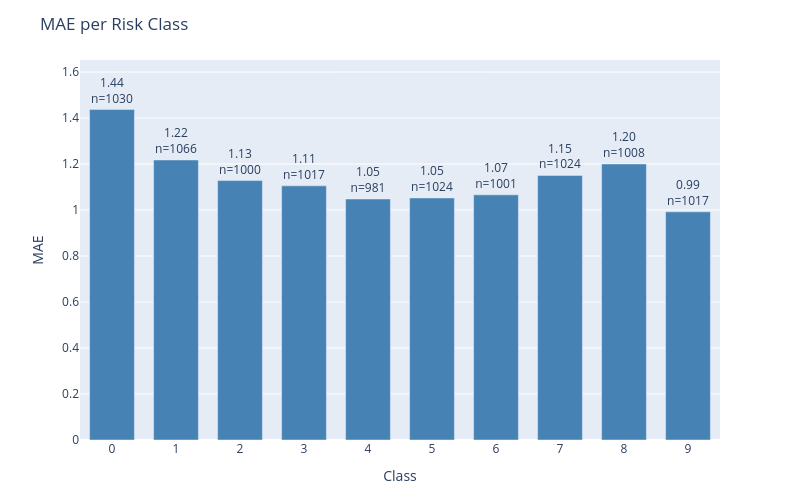

Notebook code cell kept with this figure:
### Code cell
plot_error_by_group(
    df=results_test,
    y_true_col='actual',
    y_pred_col='prediction',
    group_by='class',
    metric='mae',
    title='MAE per Risk Class'
)

### Figure 1 — Plotly figure (JSON) as saved in the notebook; plotly's stock layout.template omitted (floating-point values rounded to 4 significant figures)
{"data": [{"marker": {"color": "steelblue"}, "text": ["1.44<br>n=1030", "1.22<br>n=1066", "1.13<br>n=1000", "1.11<br>n=1017", "1.05<br>n=981", "1.05<br>n=1024", "1.07<br>n=1001", "1.15<br>n=1024", "1.20<br>n=1008", "0.99<br>n=1017"], "textposition": "outside", "type": "bar", "x": ["0", "1", "2", "3", "4", "5", "6", "7", "8", "9"], "y": [1.437, 1.218, 1.128, 1.105, 1.048, 1.053, 1.066, 1.15, 1.2, 0.9921]}], "layout": {"bargap": 0.3, "height": 500, "margin": {"b": 60, "t": 60}, "title": {"text": "MAE per Risk Class"}, "uniformtext": {"minsize": 8, "mode": "hide"}, "width": 800, "xaxis": {"title": {"text": "Class"}}, "yaxis": {"range": [0, 1.652], "title": {"text": "MAE"}}}}
